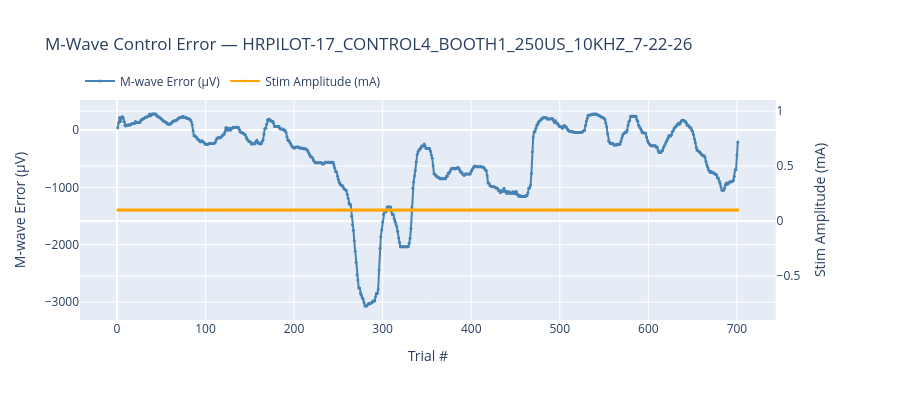

Notebook code for this chart:
### Markdown cell above
# Section 3d: M-Wave Stabilization Control Error (V3 S2 / S4 / S5 / S6)

Plots the M-wave stabilization controller output trial-by-trial.
- **Left axis** — `m_wave_error` (µV): difference between actual M-wave and the target set-point; falls back to `m_wave_window_median` when the controller was inactive.
- **Right axis** — `stimulation_amplitude_ma` (mA, orange): stimulation intensity actually used.

Available only for V3 recordings (file_version ≥ 9 for S2; file_version ≥ 2 for S4/S5/S6).

### Code cell
# ── M-Wave Control Error (V3 stages with closed-loop M-wave stabilization) ─
from ipywidgets import Dropdown, VBox, Output
from IPython.display import display as _disp
import numpy as np

_mw_stages = {k: v for k, v in _stage_map.items()
              if v[0] and any(not (getattr(t, 'm_wave_error', float('nan')) != getattr(t, 'm_wave_error', float('nan')))
                              or not (getattr(t, 'm_wave_window_median', float('nan')) != getattr(t, 'm_wave_window_median', float('nan')))
                              for t in v[0])}

if not _mw_stages:
    print("No M-wave stabilization data available in any loaded stage "
          "(requires V3 S2 file_version ≥ 9, or S4/S5/S6 file_version ≥ 2).")
else:
    _mw_opts = [(lbl, sk) for sk, (_t, _h, _e, lbl) in _mw_stages.items()]
    if len(_mw_opts) == 1:
        _sk, (_st, _sh, _se, _slbl) = next(iter(_mw_stages.items()))
        print(f'\n── M-Wave Control Error: {_slbl}  ({len(_st)} trials)')
        plot_mwave_control_error(_st, _sh)
    else:
        _mw_out  = Output()
        _mw_drop = Dropdown(options=_mw_opts, description='Stage:', layout={'width': '440px'})
        def _mw_show(change=None):
            _st, _sh, _se, _slbl = _mw_stages[_mw_drop.value]
            with _mw_out:
                _mw_out.clear_output(wait=True)
                print(f'\n── M-Wave Control Error: {_slbl}  ({len(_st)} trials)')
                plot_mwave_control_error(_st, _sh)
        _mw_drop.observe(_mw_show, names='value')
        _disp(VBox([_mw_drop, _mw_out]))
        _mw_show()

### Figure 1 — Plotly figure (JSON) as saved in the notebook; plotly's stock layout.template omitted (floating-point values rounded to 4 significant figures; data arrays with more than 128 entries replaced by an {"elided": "..."} marker saying what was removed)
{"data": [{"line": {"color": "steelblue"}, "marker": {"size": 3}, "mode": "lines+markers", "name": "M-wave Error (µV)", "type": "scatter", "x": {"elided": "701 int values"}, "xaxis": "x", "y": {"elided": "701 float values"}, "yaxis": "y"}, {"line": {"color": "orange"}, "marker": {"size": 3}, "mode": "lines+markers", "name": "Stim Amplitude (mA)", "type": "scatter", "x": {"elided": "701 int values"}, "xaxis": "x", "y": {"elided": "701 float values"}, "yaxis": "y2"}], "layout": {"height": 400, "legend": {"orientation": "h", "y": 1.02, "yanchor": "bottom"}, "title": {"text": "M-Wave Control Error — HRPILOT-17_CONTROL4_BOOTH1_250US_10KHZ_7-22-26"}, "xaxis": {"anchor": "y", "domain": [0, 0.94], "title": {"text": "Trial #"}}, "yaxis": {"anchor": "x", "domain": [0, 1], "title": {"text": "M-wave Error (µV)"}}, "yaxis2": {"anchor": "x", "overlaying": "y", "side": "right", "title": {"text": "Stim Amplitude (mA)"}}}}
